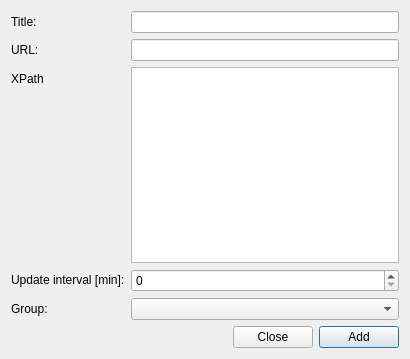
<?xml version="1.0" encoding="UTF-8"?>
<ui version="4.0">
 <class>DialogAddWeb</class>
 <widget class="QDialog" name="DialogAddWeb">
  <property name="geometry">
   <rect>
    <x>0</x>
    <y>0</y>
    <width>410</width>
    <height>359</height>
   </rect>
  </property>
  <property name="sizePolicy">
   <sizepolicy hsizetype="Preferred" vsizetype="Minimum">
    <horstretch>1</horstretch>
    <verstretch>0</verstretch>
   </sizepolicy>
  </property>
  <property name="windowTitle">
   <string>Add Web Page</string>
  </property>
  <property name="modal">
   <bool>true</bool>
  </property>
  <layout class="QVBoxLayout" name="verticalLayout_2">
   <item>
    <layout class="QFormLayout" name="formLayout">
     <item row="0" column="0">
      <widget class="QLabel" name="label">
       <property name="text">
        <string>Title:</string>
       </property>
      </widget>
     </item>
     <item row="0" column="1">
      <widget class="QLineEdit" name="e_title"/>
     </item>
     <item row="1" column="0">
      <widget class="QLabel" name="label_2">
       <property name="text">
        <string>URL:</string>
       </property>
      </widget>
     </item>
     <item row="1" column="1">
      <widget class="QLineEdit" name="e_url"/>
     </item>
     <item row="4" column="1">
      <widget class="QComboBox" name="c_group"/>
     </item>
     <item row="4" column="0">
      <widget class="QLabel" name="label_3">
       <property name="text">
        <string>Group:</string>
       </property>
      </widget>
     </item>
     <item row="2" column="0">
      <widget class="QLabel" name="label_4">
       <property name="text">
        <string>XPath</string>
       </property>
      </widget>
     </item>
     <item row="2" column="1">
      <widget class="QPlainTextEdit" name="e_xpath"/>
     </item>
     <item row="3" column="0">
      <widget class="QLabel" name="label_5">
       <property name="text">
        <string>&lt;html&gt;&lt;head/&gt;&lt;body&gt;&lt;p&gt;Update  interval [min]:&lt;/p&gt;&lt;/body&gt;&lt;/html&gt;</string>
       </property>
      </widget>
     </item>
     <item row="3" column="1">
      <widget class="QSpinBox" name="e_interval">
       <property name="maximum">
        <number>50000</number>
       </property>
       <property name="singleStep">
        <number>5</number>
       </property>
      </widget>
     </item>
    </layout>
   </item>
   <item>
    <layout class="QHBoxLayout" name="horizontalLayout" stretch="1,0,0">
     <property name="sizeConstraint">
      <enum>QLayout::SetMinimumSize</enum>
     </property>
     <item>
      <spacer name="horizontalSpacer">
       <property name="orientation">
        <enum>Qt::Horizontal</enum>
       </property>
       <property name="sizeType">
        <enum>QSizePolicy::Expanding</enum>
       </property>
       <property name="sizeHint" stdset="0">
        <size>
         <width>40</width>
         <height>20</height>
        </size>
       </property>
      </spacer>
     </item>
     <item>
      <widget class="QPushButton" name="cancel_btn">
       <property name="text">
        <string>Close</string>
       </property>
      </widget>
     </item>
     <item>
      <widget class="QPushButton" name="add_btn">
       <property name="text">
        <string>Add</string>
       </property>
       <property name="default">
        <bool>true</bool>
       </property>
      </widget>
     </item>
    </layout>
   </item>
  </layout>
 </widget>
 <resources/>
 <connections/>
</ui>
